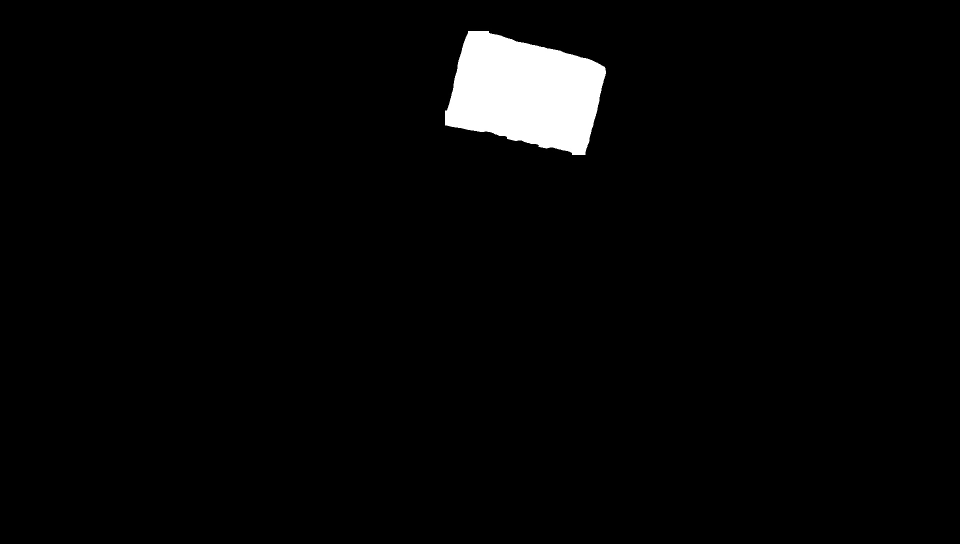
#> input picture open3d-pose-estimation/icp_data/rgb_000.png_0.jpg, 1920 x 1088 px (shown at 1/2 size)
$ python -i helpers.py   (imports and definitions only)
#> lines starting #> are read from the running program, lines starting #| are printed output that depends on the picture; after the words box and inside, x2 and y2 are one past the last pixel; in counts of white or black regions, pixels touching at a corner belong together
#> further down, picture is the input picture: shape (1088, 1920, 3); min 0, max 255, mean 6.8
import cv2
import numpy as np


def resize_to_square(image, size=640):
    h, w = image.shape[:2]
    scale = size / max(h, w)
    new_w, new_h = int(w * scale), int(h * scale)
    resized = cv2.resize(image, (new_w, new_h), interpolation=cv2.INTER_LINEAR)

    square_image = np.zeros((size, size, 3), dtype=np.uint8)

    x_offset = (size - new_w) // 2
    y_offset = (size - new_h) // 2
    square_image[y_offset:y_offset + new_h, x_offset:x_offset + new_w] = resized

    return square_image


def get_precise_box(image):
    image = cv2.cvtColor(image, cv2.COLOR_BGR2GRAY)

    _, binary = cv2.threshold(image, 170, 255, cv2.THRESH_BINARY_INV)
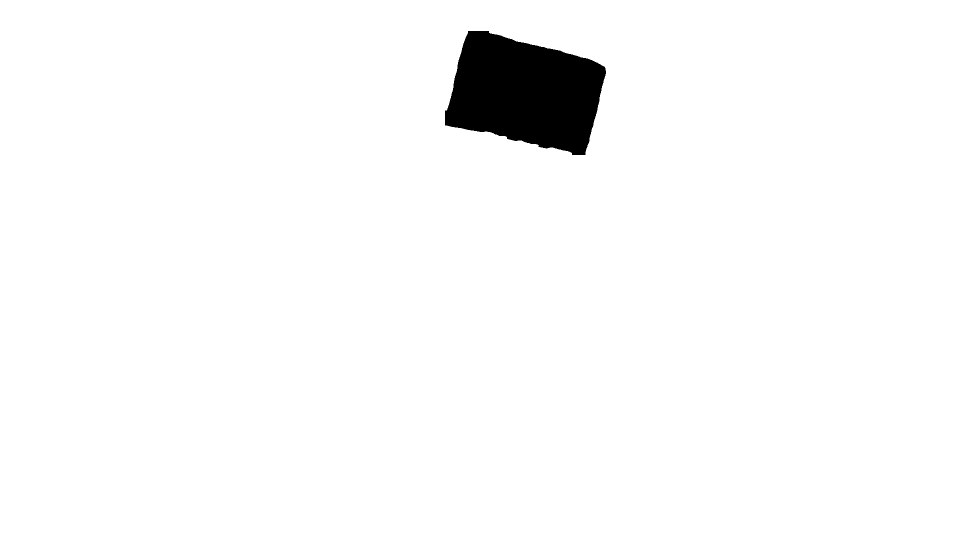
#> binary: shape (1088, 1920) (shown at 1/2 size); 97.3% white; 1 black region, box (x1, y1, x2, y2) and area: (890, 62, 1212, 310) 56001

    kernel = np.ones((5, 5), np.uint8)
    binary = cv2.morphologyEx(binary, cv2.MORPH_OPEN, kernel)
#> binary: shape (1088, 1920); 97.3% white; 1 black region, box (x1, y1, x2, y2) and area: (890, 62, 1212, 310) 56002

    contours, _ = cv2.findContours(
        binary, cv2.RETR_EXTERNAL, cv2.CHAIN_APPROX_SIMPLE)
#> contours = [[[0, 0], [0, 1087], [1919, 1087], [1919, 0]]]

    if not contours:
        print("Object not found")
        return None, None

    main_contour = max(contours, key=cv2.contourArea)
#> main_contour = [[0, 0], [0, 1087], [1919, 1087], [1919, 0]]

    M = cv2.moments(main_contour)
#> M = moments, m00 2085953, centre m10/m00, m01/m00 = (959.5, 543.5)
    if M["m00"] != 0:
        center_x = int(M["m10"] / M["m00"])
#> center_x = 959
        center_y = int(M["m01"] / M["m00"])
#> center_y = 543
    else:
        center_x, center_y = 0, 0

    rect = cv2.minAreaRect(main_contour)
#> rect = ((959.5, 543.5), (1087, 1919), -90)
    box = cv2.boxPoints(rect)
#> box = [[1919, 1087], [-3.33e-14, 1087], [0, 0], [1919, 0]]
    box = np.int32(box)
#> box = [[1918, 1086], [0, 1086], [0, 0], [1918, 0]]
    angle = rect[2]
#> angle = -90

    width, height = rect[1]
#> width = 1087; height = 1919
    if width < height:
        angle = 90 + angle
#> angle = 0
    angle = 90 - angle
#> angle = 90

    return main_contour, (center_x, center_y, angle)

>>> import cv2
>>> picture = cv2.imread('../../../open3d-pose-estimation/icp_data/rgb_000.png_0.jpg')
>>> result = get_precise_box(picture)
#> result = ([[0, 0], [0, 1087], [1919, 1087], [1919, 0]], (959, 543, 90))
